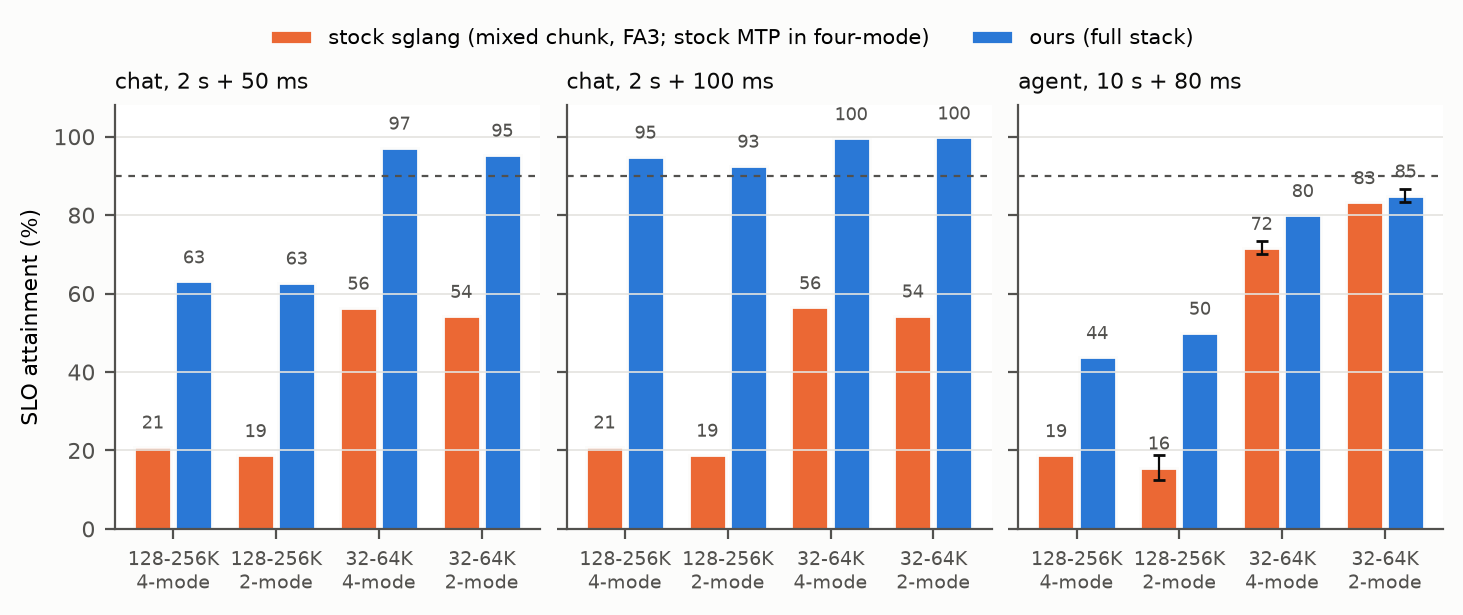

Reproduce this figure in Python.
"""Figure 16a of the paper draft: single-node SLO attainment, stock sglang vs ours, Qwen2.5-7B on one H200, final
configuration (unified dispatcher, tile-rounded KV splits, no chunk cap), paper SLOs. Three panels: chat at
2 s + 50 ms, chat at 2 s + 100 ms, agent at 10 s (20 s above 200K uncached tokens) + 80 ms; one group per workload
and mode. Values are Table 7b's (two repeats; where the table gives a range, the bar is its mean and the whisker spans
it). Numbers from tasks/debug_kernel_server_perf_4_mode.md (stage 2, rerun without the chunk cap,
unified/a6_stage2_h200_nodc_20261026.sh).
  python fig16a_single_node.py   -> fig16a_single_node.png
Claude, 2026-10-26.
"""
from pathlib import Path

import matplotlib

matplotlib.use("Agg")
import matplotlib.pyplot as plt

HERE = Path(__file__).resolve().parent
GROUPS = ["128-256K\n4-mode", "128-256K\n2-mode", "32-64K\n4-mode", "32-64K\n2-mode"]
# panel: [(stock lo, stock hi), (ours lo, ours hi)] per group
PANELS = {
    "chat, 2 s + 50 ms": [((21.0, 21.0), (63.1, 63.1)), ((18.8, 18.8), (62.8, 62.8)),
                          ((56.4, 56.4), (97.2, 97.2)), ((54.3, 54.3), (95.4, 95.4))],
    "chat, 2 s + 100 ms": [((21.0, 21.0), (94.9, 94.9)), ((18.9, 18.9), (92.6, 92.6)),
                           ((56.5, 56.5), (99.6, 99.6)), ((54.4, 54.4), (99.8, 99.8))],
    "agent, 10 s + 80 ms": [((18.8, 18.8), (43.8, 43.8)), ((12.5, 18.8), (50.0, 50.0)),
                            ((70.0, 73.3), (80.0, 80.0)), ((83.3, 83.3), (83.3, 86.7))],
}
ARMS = [("stock sglang (mixed chunk, FA3; stock MTP in four-mode)", "#eb6834"), ("ours (full stack)", "#2a78d6")]
MUTED, GRID, INK = "#52514e", "#e4e3df", "#0b0b0b"


def main():
    plt.rcParams.update({"font.size": 8, "axes.edgecolor": MUTED, "xtick.color": MUTED, "ytick.color": MUTED})
    fig, axes = plt.subplots(1, 3, figsize=(7.2, 2.7), constrained_layout=True, sharey=True)
    width = 0.36
    for ax, (title, rows) in zip(axes, PANELS.items()):
        for k, (label, color) in enumerate(ARMS):
            xs = [g + (k - 0.5) * (width + 0.04) for g in range(len(GROUPS))]
            mids = [(lo + hi) / 2 for lo, hi in (row[k] for row in rows)]
            err = [[m - row[k][0] for m, row in zip(mids, rows)], [row[k][1] - m for m, row in zip(mids, rows)]]
            ax.bar(xs, mids, width=width, color=color, label=label, edgecolor="#fcfcfb", linewidth=1)
            spread = [i for i, row in enumerate(rows) if row[k][1] > row[k][0]]
            if spread:
                ax.errorbar([xs[i] for i in spread], [mids[i] for i in spread],
                            yerr=[[err[0][i] for i in spread], [err[1][i] for i in spread]], fmt="none", ecolor=INK,
                            elinewidth=0.8, capsize=2)
            for x, m in zip(xs, mids):
                ax.text(x, m + 3.5, f"{m:.0f}", ha="center", va="bottom", fontsize=6.5, color=MUTED)
        ax.axhline(90, color=MUTED, linewidth=0.8, linestyle=(0, (3, 3)))
        ax.set_title(title, fontsize=8, color=INK, loc="left")
        ax.set_xticks(range(len(GROUPS)))
        ax.set_xticklabels(GROUPS, fontsize=7)
        ax.set_ylim(0, 108)
        ax.grid(True, axis="y", color=GRID, linewidth=0.6)
        ax.spines[["top", "right"]].set_visible(False)
    axes[0].set_ylabel("SLO attainment (%)")
    handles, labels = axes[0].get_legend_handles_labels()
    fig.legend(handles, labels, loc="upper center", ncol=2, frameon=False, bbox_to_anchor=(0.5, 1.1), fontsize=7.5)
    out = HERE / "fig16a_single_node.png"
    fig.savefig(out, dpi=200, bbox_inches="tight", facecolor="#fcfcfb")
    print(out)


if __name__ == "__main__":
    main()
